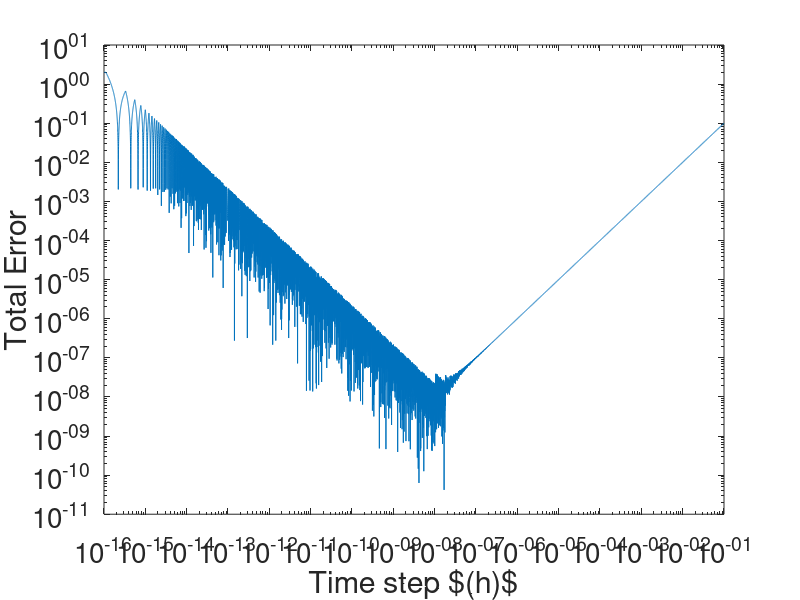

This figure's MATLAB source:
clc; clear; close all;

% we would like to find the total error (truncation error + roundoff
% error) of f(x) = x^2 near x = 1. f'(x) = 2x.

power = -1:-1e-3:-16;
h = 10; h = h.^power;
error = zeros(length(h),1);
ref = 2; 
MC = 50;

for i = 1:length(h)
	acc = 0;
	for j = 1:MC
		acc = acc + ((1+h(i))*(1+h(i)) - 1)/h(i) - 2;
	end
	error(i) = acc/MC;
end

loglog(h,abs(error));
xlabel("Time step $(h)$");
ylabel("Total Error");
set(gca,"FontSize",20);